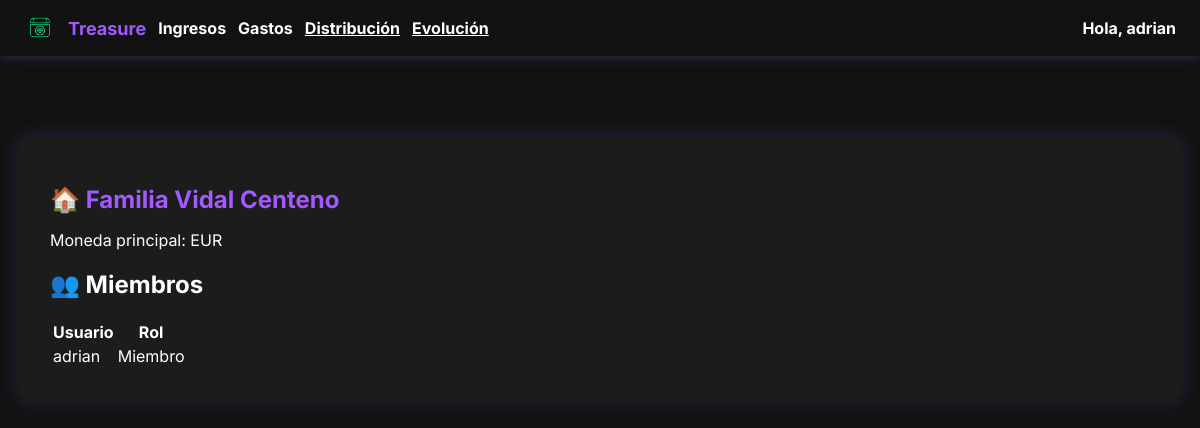
Page /core/mi-hogar/ (signed in) on the committed database.
### core/models.py (models this page shows, shortened)
class Hogar(models.Model):
    nombre = models.CharField(max_length=100)
    moneda_principal = models.CharField(
        max_length=5,
        choices=[('EUR', '€ Euro'), ('USD', '$ Dólar'), ('BTC', '₿ Bitcoin')],
        default='EUR'
    )
    creado_por = models.ForeignKey(
        User, on_delete=models.SET_NULL, null=True, related_name='hogares_creados'
    )
    fecha_creacion = models.DateTimeField(auto_now_add=True)

class UserProfile(models.Model):
    ROL_CHOICES = [
        ('admin', 'Administrador'),
        ('miembro', 'Miembro'),
        ('viewer', 'Solo lectura'),
    ]
    user = models.OneToOneField(User, on_delete=models.CASCADE)
    hogar = models.ForeignKey(
        Hogar, on_delete=models.SET_NULL, null=True, blank=True, related_name='miembros'
    )
    rol = models.CharField(max_length=20, choices=ROL_CHOICES, default='miembro')
    idioma = models.CharField(
        max_length=10, choices=[('es', 'Español'), ('en', 'Inglés')], default='es'
    )
    moneda = models.CharField(
        max_length=5,
        choices=[('EUR', '€ Euro'), ('USD', '$ Dólar'), ('BTC', '₿ Bitcoin')],
        default='EUR'
    )
    inflacion_referencia = models.FloatField(default=2.0)
    porcentaje_max_endeudamiento = models.FloatField(default=30.0)
    permitir_apis_externas = models.BooleanField(default=False)
    mostrar_alertas = models.BooleanField(default=True)
    recibir_emails = models.BooleanField(default=False)
    avatar = models.ImageField(upload_to='avatars/', null=True, blank=True)

### core/views.py (the view)
# urls.py: path('mi-hogar/', views.mi_hogar, name='mi_hogar'),
@login_required
def mi_hogar(request):
    profile = getattr(request.user, 'userprofile', None)
    if not profile or not profile.hogar:
        return render(request, 'core/sin_hogar.html')
    miembros = UserProfile.objects.filter(
        hogar=profile.hogar
    ).select_related('user')
    return render(request, 'core/mi_hogar.html', {
        'hogar': profile.hogar,
        'miembros': miembros,
        'profile': profile,
    })

### finanzas/context_processors.py (called while the page is built)
def resumen_inversiones_context(request):
    if request.user.is_authenticated:
        resumen = ResumenInversionesMensual.objects.filter(
            usuario=request.user
        ).order_by('-registro__anio', '-registro__mes').first()
    else:
        resumen = None
    return {
        'resumen_inversiones': resumen
    }

### templates/core/mi_hogar.html (shortened to what this page needs)
{% extends "base.html" %}
{% block content %}
<div class="dashboard-container">
    <h1>🏠 {{ hogar.nombre }}</h1>
    <p class="text-muted">Moneda principal: {{ hogar.moneda_principal }}</p>
    <div class="section-card">
        <h2>👥 Miembros</h2>
        <table class="tabla-miembros">
            <thead>
                <tr>
                    <th>Usuario</th>
                    <th>Rol</th>
                </tr>
            </thead>
            <tbody>
                {% for miembro in miembros %}
                <tr>
                    <td>{{ miembro.user.username }}</td>
                    <td><span class="rol-badge rol-{{ miembro.rol }}">{{ miembro.get_rol_display }}</span></td>
                </tr>
                {% endfor %}
            </tbody>
        </table>
    </div>
</div>
{% endblock %}

### templates/base.html (shortened to what this page needs)
{% load static %}
<!DOCTYPE html>
<html lang="es">
<head>
    <link rel="stylesheet" href="{% static 'css/main.css' %}">
</head>
<body class="{% block body_class %}{% endblock %}">
    {% if request.user.is_authenticated and not hide_navbar %}
    <nav class="navbar">
        <div class="navbar-left">
            <img src="{% static 'img/logo_treasure_3.png' %}" class="nav-logo" alt="Treasure Logo">
            <span class="nav-title">Treasure</span>
            <div class="nav-user-dropdown">
                <span class="nav-user-toggle">Ingresos</span>
            </div>
            <div class="nav-user-dropdown">
                <span class="nav-user-toggle">Gastos</span>
            </div>
            <a href="{% url 'finanzas:vista_distribucion' %}" class="nav-user-toggle">Distribución</a>
            <a href="{% url 'finanzas:vista_evolucion' %}" class="nav-user-toggle">Evolución</a>        </div>
        <div class="navbar-right">
            <div class="nav-user-dropdown">
                <span class="nav-user-toggle">
                    Hola, <span class="nav-username">{{ request.user.first_name|default:request.user.username }}</span>
                </span>
            </div>
        </div>
    </nav>
    {% endif %}
    {% block content %}
    {% endblock %}
</body>
</html>

### static/css/main.css (style rules this page uses)
:root { --primary-color: #a259ff; --glow: rgba(162, 89, 255, 0.7); --dark-bg: #101010; --input-bg: #1c1c1c; --text-color: #eaeaea; --muted: #888; --border: #333; }
body { margin: 0; padding: 0; font-family: 'Inter', sans-serif; background-color: #121212; color: #fff; }
h1 { font-size: 24px; margin-bottom: 10px; color: var(--primary-color); }
.dashboard-container { max-width: 1100px; margin: 80px auto; padding: 2rem; background-color: #1c1c1c; border-radius: 12px; box-shadow: 0 0 20px rgba(162, 89, 255, 0.2); }
.navbar { display: flex; justify-content: space-between; align-items: center; background-color: #121212; padding: 12px 24px; box-shadow: 0 0 10px rgba(162, 89, 255, 0.3); border-bottom: 1px solid #222; }
.navbar-left { display: flex; align-items: center; gap: 12px; }
.nav-logo { height: 32px; width: auto; }
.nav-title { font-size: 18px; color: var(--primary-color); font-weight: bold; }
.navbar-right { display: flex; align-items: center; gap: 20px; }
.nav-user-dropdown { position: relative; display: inline-block; }
.nav-user-toggle { cursor: pointer; color: #fff; font-weight: bold; }

### rows in the picture
Hogar: nombre "Familia Vidal Centeno", moneda_principal "EUR"
UserProfile: user.username "adrian", rol "Miembro"

### other values in the picture
{{ request.user.first_name|default:request.user.username }} "adrian"
